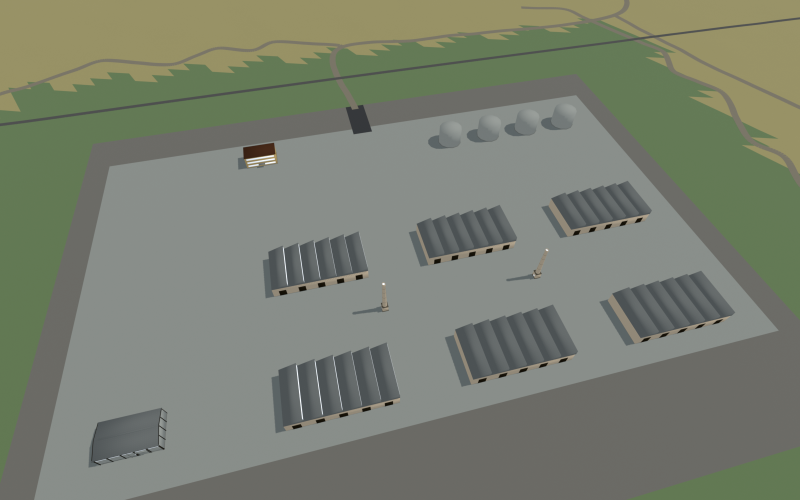
#> input picture Tools/Tests/LandmarkRealism/Review/IndustrialZone_300m_before.png, 1600 x 1000 px (shown at 1/2 size); its folder holds 4 pictures in this run
$ python package.py
#> lines starting #> are read from the running program, lines starting #| are printed output that depends on the picture
"""Assemble same-camera review sheets, model turntables and the measured JSON evidence."""
from pathlib import Path
import json
import shutil
from PIL import Image, ImageDraw, ImageFont

ROOT = Path(__file__).resolve().parents[3]
REVIEW = Path(__file__).resolve().parent / 'Review'
FONT = ImageFont.truetype('C:/Windows/Fonts/arial.ttf', 24)
SMALL = ImageFont.truetype('C:/Windows/Fonts/arial.ttf', 17)


def comparison(kind):
    """Full frames retain identical camera position and lens on each side of the comparison."""
#> called with kind = 'IndustrialZone'
    sheet = Image.new('RGB', (1600, 1120), '#182127')
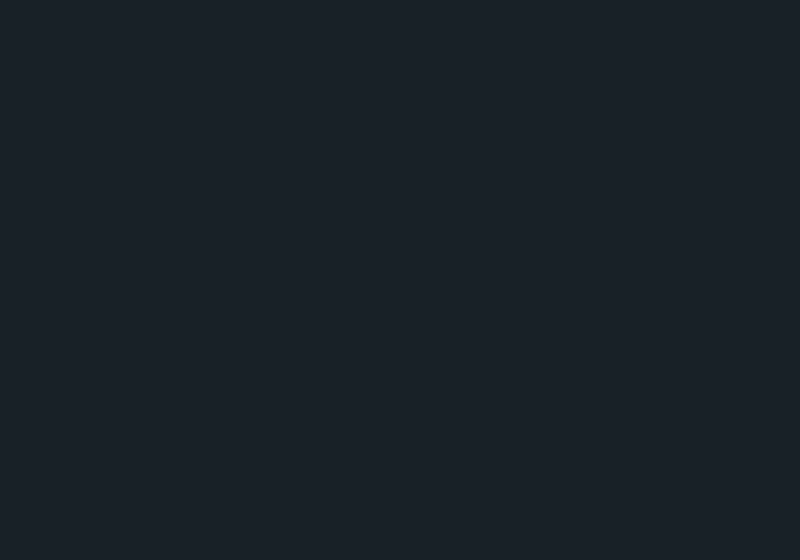
#> sheet: PIL image 1600x1120 RGB (shown at 1/2 size); mean R, G, B 24, 33, 39
    draw = ImageDraw.Draw(sheet)
    for row, distance in enumerate((300, 2500)):
        for column, phase in enumerate(('before', 'after')):
            x, y = column * 800, row * 550
            draw.text((x + 16, y + 10), f'{kind} | {distance} m | {phase}', font=FONT, fill='white')
            frame = Image.open(REVIEW / f'{kind}_{distance}m_{phase}.png').convert('RGB')
            sheet.paste(frame.resize((800, 500), Image.Resampling.LANCZOS), (x, y + 44))
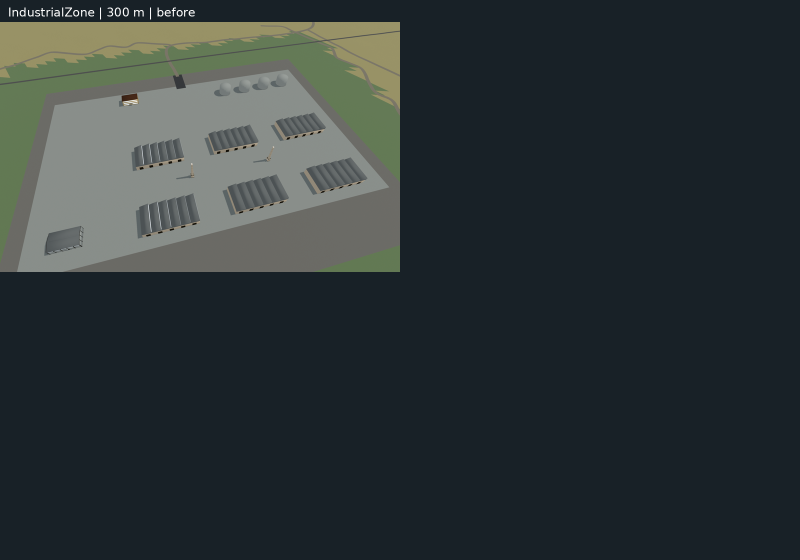
#> sheet: PIL image 1600x1120 RGB (shown at 1/2 size); mean R, G, B 45.9, 54.1, 55.4
    draw.text((16, 1100), 'Offline production geometry / Blender; not HDRP captures or GPU timing evidence.', font=SMALL, fill='#b9c9cd')
    sheet.save(REVIEW / (kind + '_comparison.jpg'), quality=94)


def models():
    """Eight actual rendered angles form each loop; a contact sheet shows the three delivered assets."""
    records = json.loads((REVIEW / 'models/models.json').read_text())
    sheet = Image.new('RGB', (1536, 580), '#182127'); draw = ImageDraw.Draw(sheet)
    for column, item in enumerate(records):
        name = item['name']
        frames = [Image.open(REVIEW / 'models' / f'{name}-{i}.png').convert('RGB') for i in range(8)]
        frames[0].save(REVIEW / 'models' / (name + '.webp'), save_all=True, append_images=frames[1:], duration=220, loop=0, quality=92)
        sheet.paste(frames[1], (column * 512, 36))
        draw.text((column * 512 + 12, 8), name.removeprefix('Scenery_'), font=FONT, fill='white')
        draw.text((column * 512 + 12, 554), 'LOD triangles: ' + ' / '.join(map(str, item['triangles'])), font=SMALL, fill='#b9c9cd')
    sheet.save(REVIEW / 'models/contact.jpg', quality=94)


for kind in ('IndustrialZone', 'Airfield', 'RailJunction'):
#> (the run stopped early here; a loop or call above may not have finished)
